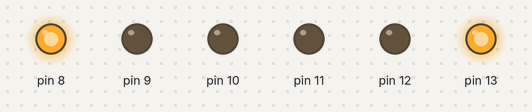
Recording of a sketch running on a simulated Arduino Uno, built with avr-gcc and run on an emulated ATmega328P. On the bench: output pins drawn as LEDs (lit = HIGH).

Above: at 2.5 s.
At 6.2 s:
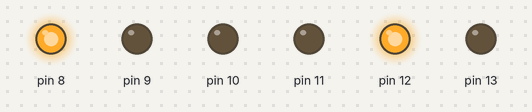
At 7.7 s:
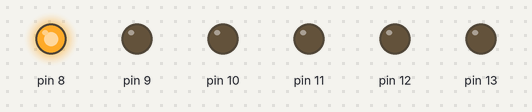
At 10.5 s:
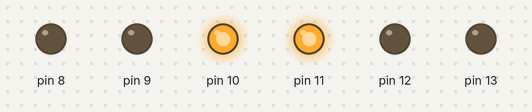
At 13.2 s:
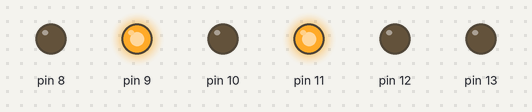
At 15.7 s:
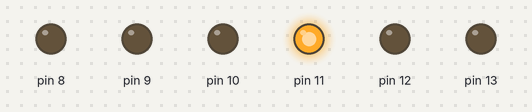
Timing chart, 0 to 18.4 s (numbered marks = the images above):
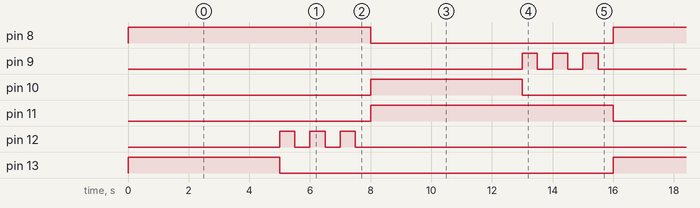

Measured:
- by itself, pin 8, pin 11: alternates HIGH for 8.0 s and LOW for 8.0 s
- by itself, pin 9: LOW → HIGH at 13.0 s, → LOW 0.50 s later, → HIGH 0.50 s later, → LOW 0.50 s later, … (12 changes in this stretch)
- by itself, pin 10, pin 13: alternates HIGH for 5.0 s and LOW for 11.0 s
- by itself, pin 12: repeats every 16.0 s: 2 × (LOW 0.50 s, HIGH 0.50 s), LOW 13.5 s, HIGH 0.50 s

The sketch:

Semaforo.ino
```cpp
// the setup function runs once when you press reset or power the board
void setup() {
  // initialize digital pin LED_BUILTIN as an output.
  pinMode(13, OUTPUT);
  pinMode(12, OUTPUT);
  pinMode(11, OUTPUT);
  pinMode(10, OUTPUT);
  pinMode(9, OUTPUT);
  pinMode(8, OUTPUT);
}

// the loop function runs over and over again forever
void loop() {
  digitalWrite(13, HIGH);//verde prendido
    digitalWrite(8, HIGH);//rojo prendido
  delay(5000);
  digitalWrite(13, LOW);  //verde apagado
  digitalWrite(12, HIGH);  //amarillo prendido
  delay(500);
  digitalWrite(12, LOW);    //amarillo apagado
  delay(500);
  digitalWrite(12, HIGH);  //amarillo prendido
  delay(500);
  digitalWrite(12, LOW);    //amarillo apagado
  delay(500);
  digitalWrite(12, HIGH);  //amarillo prendido
  delay(500);
  digitalWrite(12, LOW);    //amarillo apagado
  delay(500);
  digitalWrite(8, LOW);  //rojo apagado
  digitalWrite(11, HIGH);   //rojo prendido
  digitalWrite(10, HIGH);//verde prendido
  delay(5000);
  digitalWrite(10, LOW);  //verde apagado
  //delay(5000);
    digitalWrite(9, HIGH);  //amarillo prendido
  delay(500);
  digitalWrite(9, LOW);    //amarillo apagado
  delay(500);
  digitalWrite(9, HIGH);  //amarillo prendido
  delay(500);
  digitalWrite(9, LOW);    //amarillo apagado
  delay(500);
  digitalWrite(9, HIGH);  //amarillo prendido
  delay(500);
  digitalWrite(9, LOW);    //amarillo apagado
  delay(500);
  digitalWrite(11, LOW);    //rojo apagado


}
```
